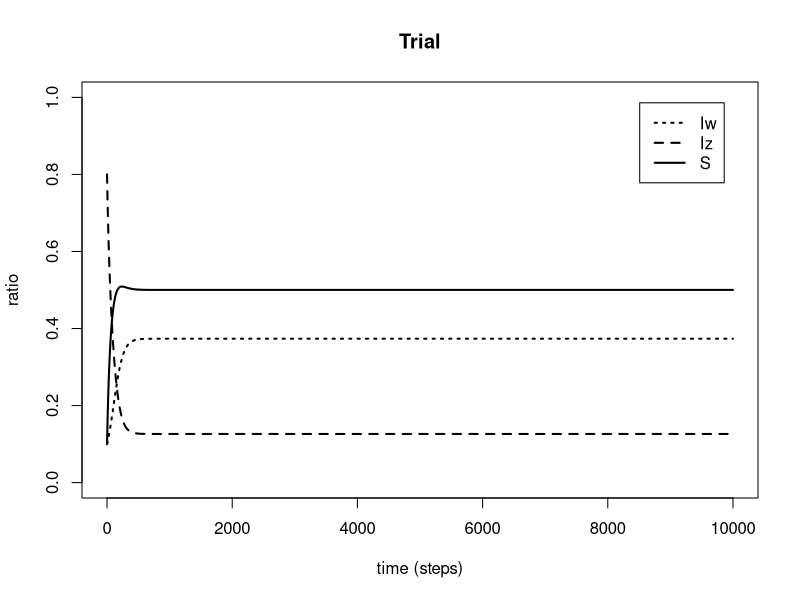
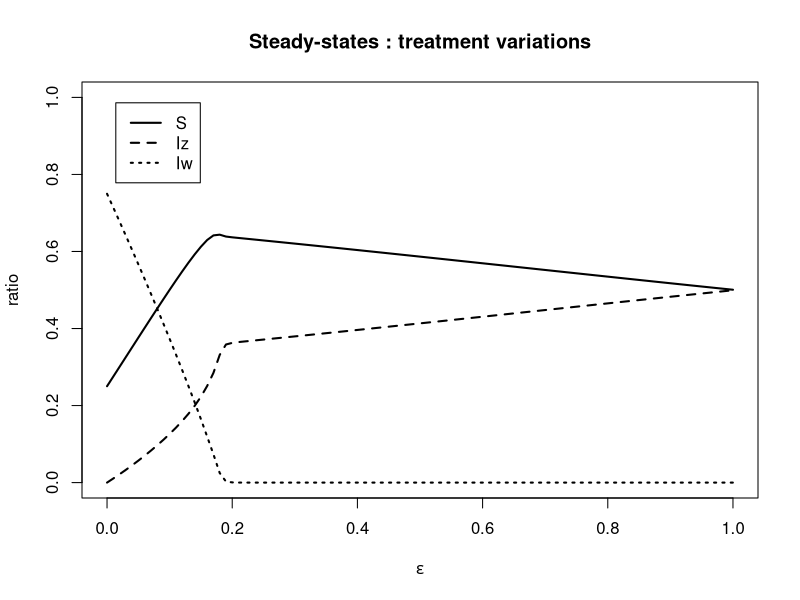
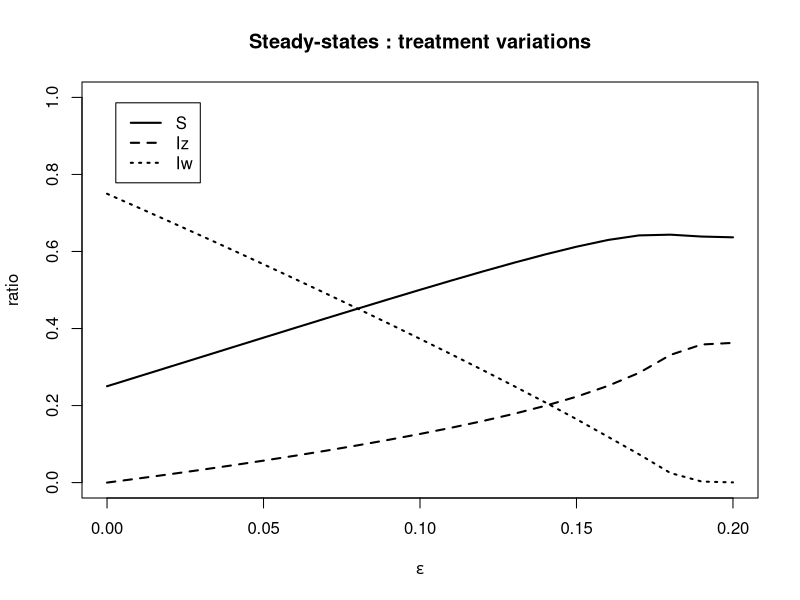
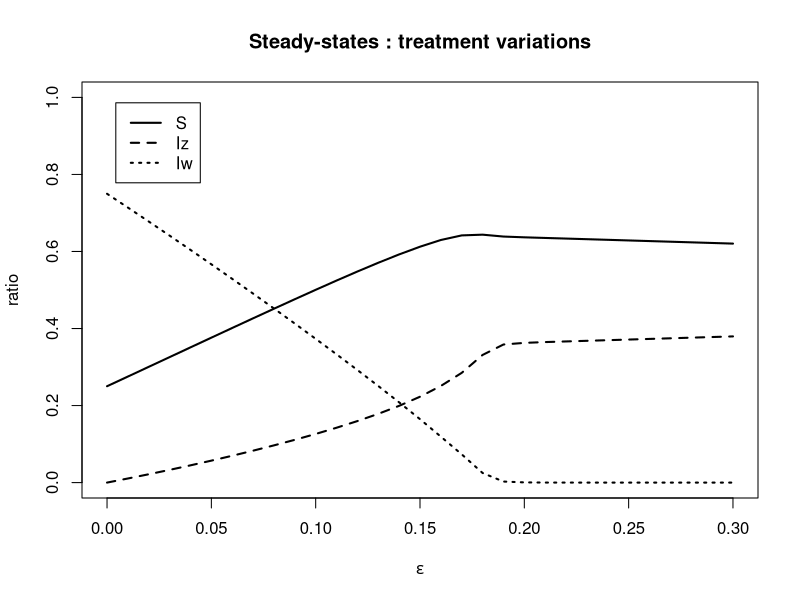
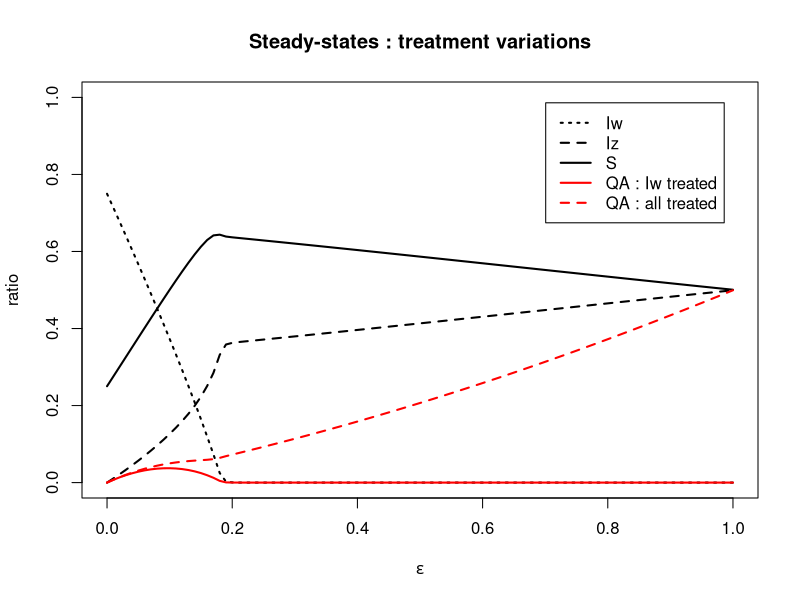

R code for these plots, in order:
## ---- chunk 1
library(deSolve)

options("scipen" = 10)
N <- 1
a <- 10000 #time span
m <- 1 #time step

pbeta_w_basic <- 0.04 #transmission parameter of Iw
pbeta_z_basic <- 0.015 #transmission parameter of Iz

prate_beta_w <- 0.01 #rate at which beta_w decreases with E
prate_beta_z <- 0.01 #rate at which beta_z increases with E
prate_rho_prim <- 0.001 #rate at which rho_prim increases with E

pgammaa <- 0.01 #innate recovery rate
pgamma_tilt <- 0.1 #recovery rate of Iw when treated by antibiotics


prho <- 0.05 #probability of clinical failure
prho_prim <- 0

peps <- 0.10 #initial value of the ratio of treated patients
peps_test <- 0.10 #initial value of the ratio of treated patients

pr <- 1 # 1-r is the efficiency of AMR detection
pA <- 0 #use of ATB  agriculture




prhoi <- seq(0,0.10,by=0.001)
prhoi_ext <- seq(0,0.50,by=0.001)
pepsi <- seq(0,1,by=0.01)


prop <- 0.01 



conv_crit <- 0.00001


## ---- chunk 2
parameters <- c(beta_w_basic=pbeta_w_basic, beta_z_basic=pbeta_z_basic, gamma=pgammaa, gamma_prim=pgamma_tilt, eps=peps, rho=prho, rate_beta_w=prate_beta_w, rate_beta_z=prate_beta_z, rate_rho_prim=prate_rho_prim, A=pA, r=pr )

state <- c(S=0.1, Iw=0.1, Iz=0.8)

times <- seq(0, a, by=m)

SIS_no_detection=function(times, state, parameters){
  with(as.list(c(state,parameters)),
       { 
         E = eps*(Iw+r*Iz)+A
         beta_w = beta_w_basic - E*rate_beta_w
         beta_z = beta_z_basic + E*rate_beta_z
         rho_prim = E*rate_rho_prim
         dS = - beta_w*Iw*S - beta_z*Iz*S + gamma*(1-eps)*Iw + gamma_prim*eps*Iw + gamma*Iz
        dIw = beta_w*Iw*S + (1-eps)*beta_w*Iw*Iz - eps*beta_z*Iz*Iw - rho*eps*Iw - gamma*(1-eps)*Iw - gamma_prim*eps*Iw - rho_prim*Iw
        dIz = beta_z*Iz*S + eps*beta_z*Iz*Iw + rho*eps*Iw - (1-eps)*beta_w*Iw*Iz - gamma*Iz + rho_prim*Iw
        
        list(c(dS, dIw, dIz))
       })
}

out=as.data.frame(
  ode(y=state, times=times, func=SIS_no_detection, parms=parameters)
)

## ---- chunk 3

plot(times, out$S, main="Trial", xlab="time (steps)", ylab="ratio", ylim=c(0,1), lty=1, lwd=2, type="l")
lines(times, out$Iw, lty=3, lwd=2)
lines(times, out$Iz, lty=2, lwd=2)

legend("topright" , inset=.05, c("Iw", "Iz", "S" ), lty=c(3,2,1), lwd=c(2,2,2))
## ---- chunk 4

parameters <- c(beta_w_basic=pbeta_w_basic, beta_z_basic=pbeta_z_basic, gamma=pgammaa, gamma_prim=pgamma_tilt, eps=peps, rho=prho, rate_beta_w=prate_beta_w, rate_beta_z=prate_beta_z, rate_rho_prim=prate_rho_prim, A=pA, r=pr )

state <- c(S=1-2*prop, Iw=prop, Iz=prop)

times <- seq(0, a, by=m)


root_main=function(times, state, parameters){
  dstate <- unlist(SIS_no_detection(times, state, parameters))
  sum(abs(dstate)) - conv_crit
  }

exploit_param_eps=function(x) {
  parameters[5] <- x
  out <- lsodar(func=SIS_no_detection, y=state, parms=parameters, times=times, rootfunc=root_main)
  return(tail(out, n=1))
  }

steady_eps <- do.call(rbind, lapply(pepsi, exploit_param_eps))
steady_eps <- unlist(steady_eps)

steady_time_eps <- steady_eps[,1]
steady_S_eps <- steady_eps[,2]
steady_Iw_eps <- steady_eps[,3]
steady_Iz_eps <- steady_eps[,4]
steady_QA_Iw_eps <- steady_Iw_eps*pepsi
steady_QA_Iw_Iz_eps <- (steady_Iw_eps+steady_Iz_eps)*pepsi

## ---- chunk 5

plot(pepsi, steady_Iw_eps, main="Steady-states : treatment variations", xlab=expression(epsilon), ylab="ratio", ylim=c(0,1), lty=3, lwd=2, type="l")

lines(pepsi, steady_Iz_eps, lty=2, lwd=2)
lines(pepsi, steady_S_eps, lty=1, lwd=2)

legend("topleft", inset=.05, c("S", "Iz", "Iw"), lty=c(1,2,3), lwd=rep(2,3))


#zoom : control for no interhost compet

pepsi2 <- seq(0,0.20,by=0.01)
steady_Iw_eps2 <- steady_Iw_eps[1:length(pepsi2)]
steady_Iz_eps2 <- steady_Iz_eps[1:length(pepsi2)]
steady_S_eps2 <- steady_S_eps[1:length(pepsi2)]

plot(pepsi2, steady_Iw_eps2, main="Steady-states : treatment variations", xlab=expression(epsilon), ylab="ratio", ylim=c(0,1), lty=3, lwd=2, type="l")

lines(pepsi2, steady_Iz_eps2, lty=2, lwd=2)
lines(pepsi2, steady_S_eps2, lty=1, lwd=2)

legend("topleft", inset=.05, c("S", "Iz", "Iw"), lty=c(1,2,3), lwd=rep(2,3))

#zoom : control for no sec resistance partial model

pepsi3 <- seq(0,0.30,by=0.01)
steady_Iw_eps3 <- steady_Iw_eps[1:length(pepsi3)]
steady_Iz_eps3 <- steady_Iz_eps[1:length(pepsi3)]
steady_S_eps3 <- steady_S_eps[1:length(pepsi3)]

plot(pepsi3, steady_Iw_eps3, main="Steady-states : treatment variations", xlab=expression(epsilon), ylab="ratio", ylim=c(0,1), lty=3, lwd=2, type="l")

lines(pepsi3, steady_Iz_eps3, lty=2, lwd=2)
lines(pepsi3, steady_S_eps3, lty=1, lwd=2)

legend("topleft", inset=.05, c("S", "Iz", "Iw"), lty=c(1,2,3), lwd=rep(2,3))





plot(pepsi, steady_Iw_eps, main="Steady-states : treatment variations", xlab=expression(epsilon), ylab="ratio", ylim=c(0,1), lty=3, lwd=2, type="l")

lines(pepsi, steady_Iz_eps, lty=2, lwd=2)
lines(pepsi, steady_S_eps, lty=1, lwd=2)
lines(pepsi, steady_QA_Iw_eps, lty=1, lwd=2, col='red')
lines(pepsi, steady_QA_Iw_Iz_eps, lty=2, lwd=2, col='red')

legend("topright" , inset=.05, c("Iw", "Iz", "S", 'QA : Iw treated', 'QA : all treated' ), lty=c(3,2,1,1,2), lwd=c(2,2,2,2,2), col=c(rep('black',3), rep('red',2)))
